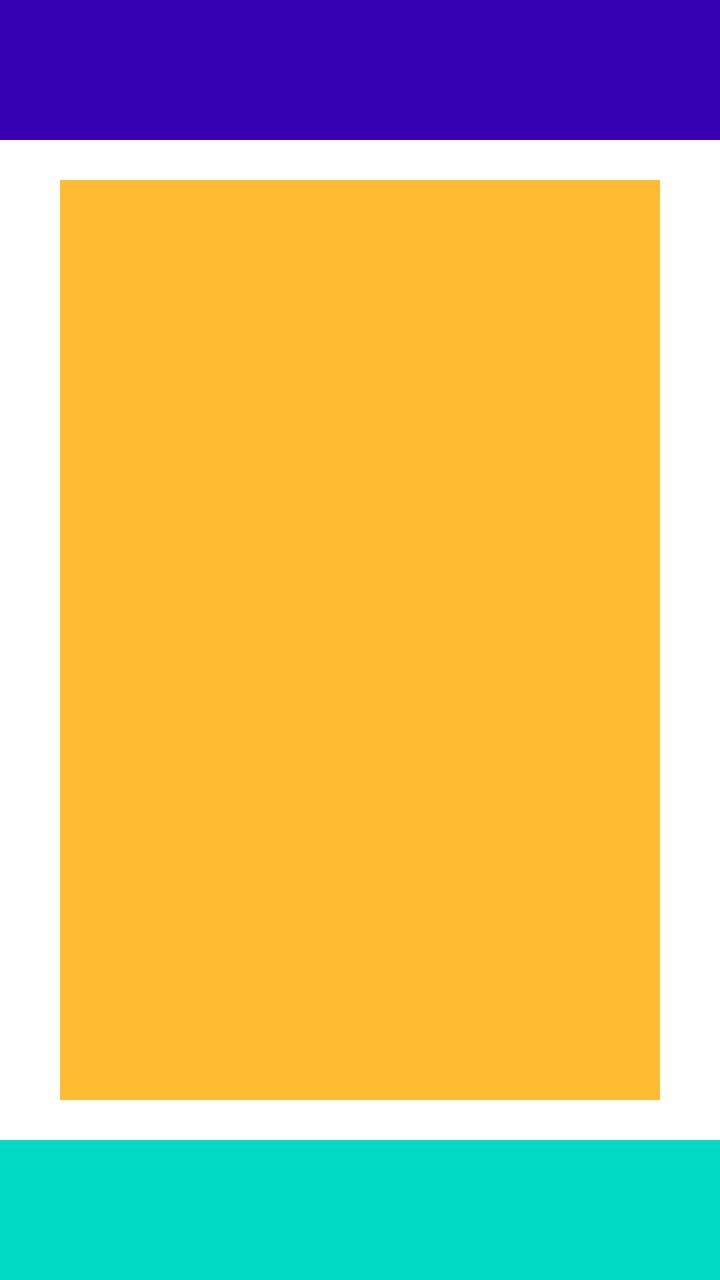
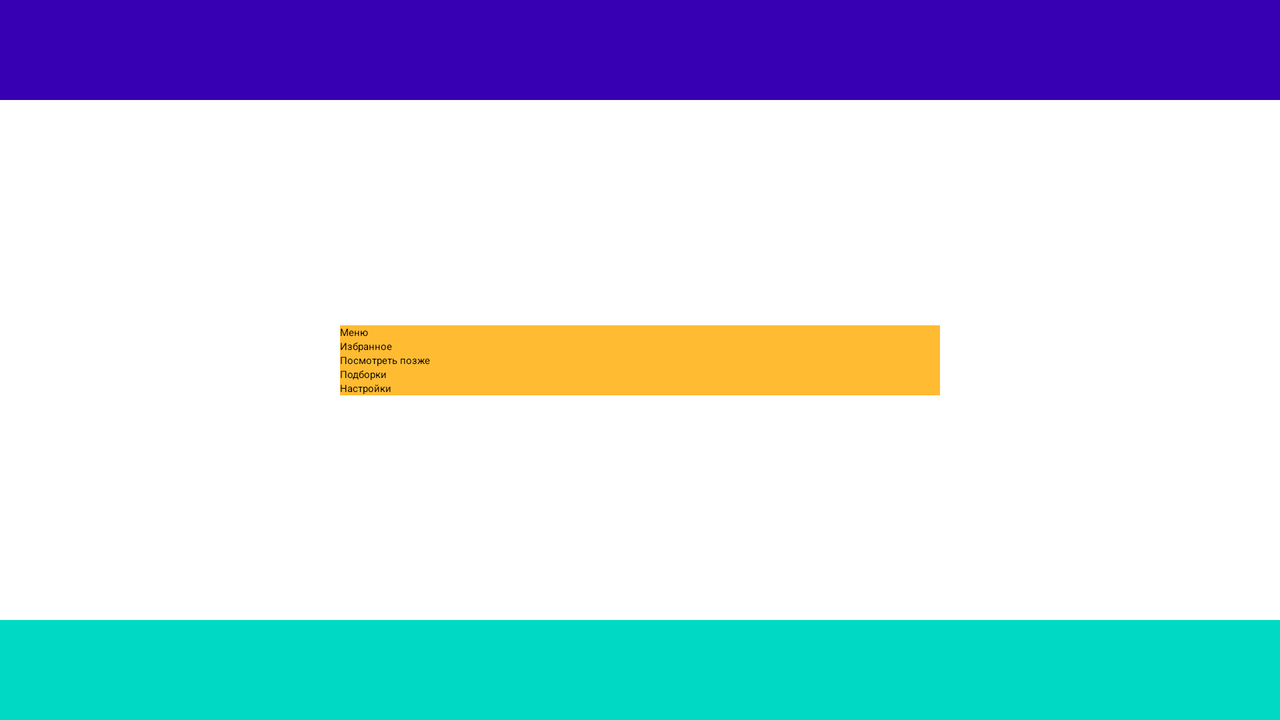

First picture: res/layout/ on a phone held upright. Second picture: the repository's own variant of that layout, on a device whose configuration matches the variant's folder. Source for both follows.
<!-- AndroidManifest.xml: activity theme Theme.App.Starting -->
<!-- res/layout/activity_main.xml -->
<?xml version="1.0" encoding="utf-8"?>
<androidx.constraintlayout.widget.ConstraintLayout xmlns:android="http://schemas.android.com/apk/res/android"
    xmlns:app="http://schemas.android.com/apk/res-auto"
    xmlns:tools="http://schemas.android.com/tools"
    android:layout_width="match_parent"
    android:layout_height="match_parent"
    android:orientation="vertical"
    tools:context=".MainActivity">

    <LinearLayout
        android:id="@+id/center"
        android:layout_width="300dp"
        android:layout_height="0dp"
        android:layout_marginTop="20dp"
        android:layout_marginBottom="20dp"
        android:background="#ffbb32"
        android:gravity="center"
        android:orientation="vertical"
        app:layout_constraintBottom_toTopOf="@+id/bottom"
        app:layout_constraintEnd_toEndOf="parent"
        app:layout_constraintStart_toStartOf="parent"
        app:layout_constraintTop_toBottomOf="@+id/top"
        tools:ignore="MissingConstraints" />

    <FrameLayout
        android:id="@+id/top"
        android:layout_width="match_parent"
        android:layout_height="70dp"
        android:background="#3800b3"
        app:layout_constraintTop_toTopOf="parent"
        tools:ignore="MissingConstraints"
        tools:layout_editor_absoluteX="-16dp" />

    <FrameLayout
        android:id="@+id/bottom"
        android:layout_width="match_parent"
        android:layout_height="70dp"
        android:background="#00dac5"
        app:layout_constraintBottom_toBottomOf="parent"
        tools:ignore="MissingConstraints" />

</androidx.constraintlayout.widget.ConstraintLayout>
<!-- resources referenced by this layout -->
<resources>
  <style name="Theme.App.Starting" parent="Theme.SplashScreen">
          <item name="windowSplashScreenBackground">@color/colorPrimaryDark</item>
          <item name="postSplashScreenTheme">@style/Theme.MyApp</item>
          <item name="windowSplashScreenAnimatedIcon">@drawable/animated_logo</item>
      </style>
  <color name="colorPrimaryDark">#6750A4</color>
  <style name="Theme.MyApp" parent="Base.Theme.MyApp">
  
      </style>
  <!-- drawable animated_logo (drawable) -->
  <?xml version="1.0" encoding="utf-8"?>
  <animated-vector xmlns:android="http://schemas.android.com/apk/res/android"
      android:drawable="@drawable/splash_screen">
  
      <target
          android:animation="@animator/logo_animator"
          android:name="animationGroup" />
  
  </animated-vector>
  <style name="Base.Theme.MyApp" parent="Theme.MaterialComponents.Light.NoActionBar">
          
          
      </style>
  <!-- drawable splash_screen: vector/xml drawable (drawable, 2189 chars, omitted) -->
</resources>
<!-- res/layout-land/activity_main.xml (the repository's variant of the layout above) -->
<!-- drawn on the phone turned sideways -->
<?xml version="1.0" encoding="utf-8"?>
<androidx.constraintlayout.widget.ConstraintLayout xmlns:android="http://schemas.android.com/apk/res/android"
    xmlns:app="http://schemas.android.com/apk/res-auto"
    xmlns:tools="http://schemas.android.com/tools"
    android:id="@+id/main"
    android:layout_width="match_parent"
    android:layout_height="match_parent"
    tools:context=".MainActivity"
    >


    <LinearLayout
        android:id="@+id/container"
        android:layout_width="300dp"
        android:layout_height="wrap_content"
        android:orientation="vertical"
        android:background="@color/orange"
        app:layout_constraintBottom_toBottomOf="parent"
        app:layout_constraintEnd_toEndOf="parent"
        app:layout_constraintStart_toStartOf="parent"
        app:layout_constraintTop_toTopOf="parent">

        <Button
            android:id="@+id/button"
            android:layout_width="match_parent"
            android:layout_height="wrap_content"
            android:text="@string/button" />

        <Button
            android:id="@+id/button2"
            android:layout_width="match_parent"
            android:layout_height="wrap_content"
            android:text="@string/button2" />

        <Button
            android:id="@+id/button3"
            android:layout_width="match_parent"
            android:layout_height="wrap_content"
            android:text="@string/button3" />

        <Button
            android:id="@+id/button4"
            android:layout_width="match_parent"
            android:layout_height="wrap_content"
            android:text="@string/button4" />

        <Button
            android:id="@+id/button5"
            android:layout_width="match_parent"
            android:layout_height="wrap_content"
            android:text="@string/button5" />

    </LinearLayout>

    <FrameLayout
        android:layout_width="match_parent"
        android:layout_height="50dp"
        app:layout_constraintBottom_toBottomOf="parent"
        android:background="@color/bottom"
        tools:layout_editor_absoluteX="1dp"
        tools:ignore="UselessLeaf">

    </FrameLayout>

    <FrameLayout
        android:layout_width="match_parent"
        android:layout_height="50dp"
        app:layout_constraintTop_toTopOf="parent"
        android:background="@color/top"
        tools:layout_editor_absoluteX="1dp"
        tools:ignore="UselessLeaf">

    </FrameLayout>


</androidx.constraintlayout.widget.ConstraintLayout>
<!-- resources referenced by the variant -->
<!-- as the phone turned sideways resolves them -->
<resources>
  <color name="bottom">#00DAC5</color>
  <color name="orange">#FFBB32</color>
  <color name="top">#3800B3</color>
  <string name="button">Меню</string>
  <string name="button2">Избранное</string>
  <string name="button3">Посмотреть позже</string>
  <string name="button4">Подборки</string>
  <string name="button5">Настройки</string>
  <style name="Theme.App.Starting" parent="Theme.SplashScreen">
          <item name="windowSplashScreenBackground">@color/colorPrimaryDark</item>
          <item name="postSplashScreenTheme">@style/Theme.MyApp</item>
          <item name="windowSplashScreenAnimatedIcon">@drawable/animated_logo</item>
      </style>
  <color name="colorPrimaryDark">#6750A4</color>
  <style name="Theme.MyApp" parent="Base.Theme.MyApp">
  
      </style>
  <!-- drawable animated_logo (drawable) -->
  <?xml version="1.0" encoding="utf-8"?>
  <animated-vector xmlns:android="http://schemas.android.com/apk/res/android"
      android:drawable="@drawable/splash_screen">
  
      <target
          android:animation="@animator/logo_animator"
          android:name="animationGroup" />
  
  </animated-vector>
  <style name="Base.Theme.MyApp" parent="Theme.MaterialComponents.Light.NoActionBar">
          
          
      </style>
  <!-- drawable splash_screen: vector/xml drawable (drawable, 2189 chars, omitted) -->
</resources>
